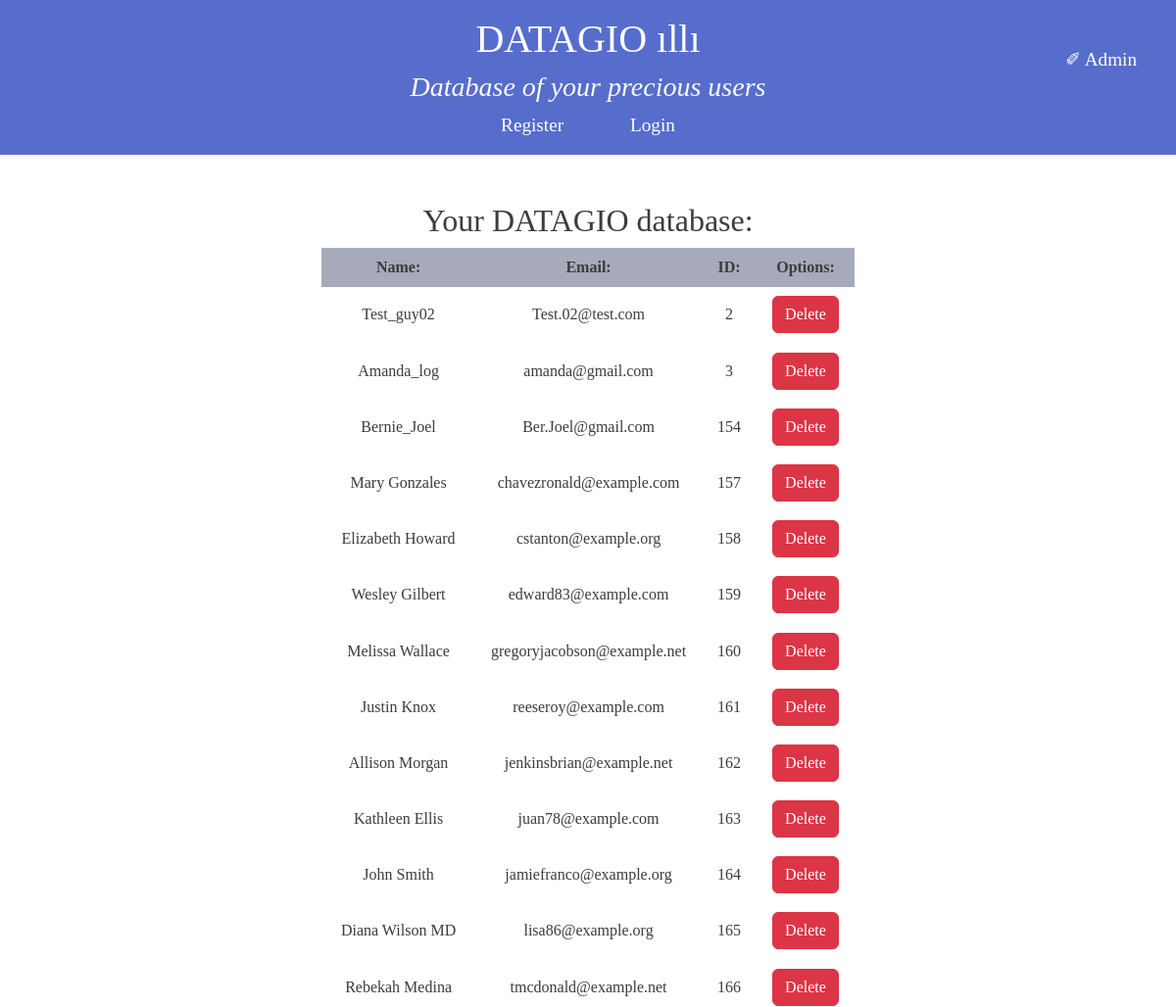
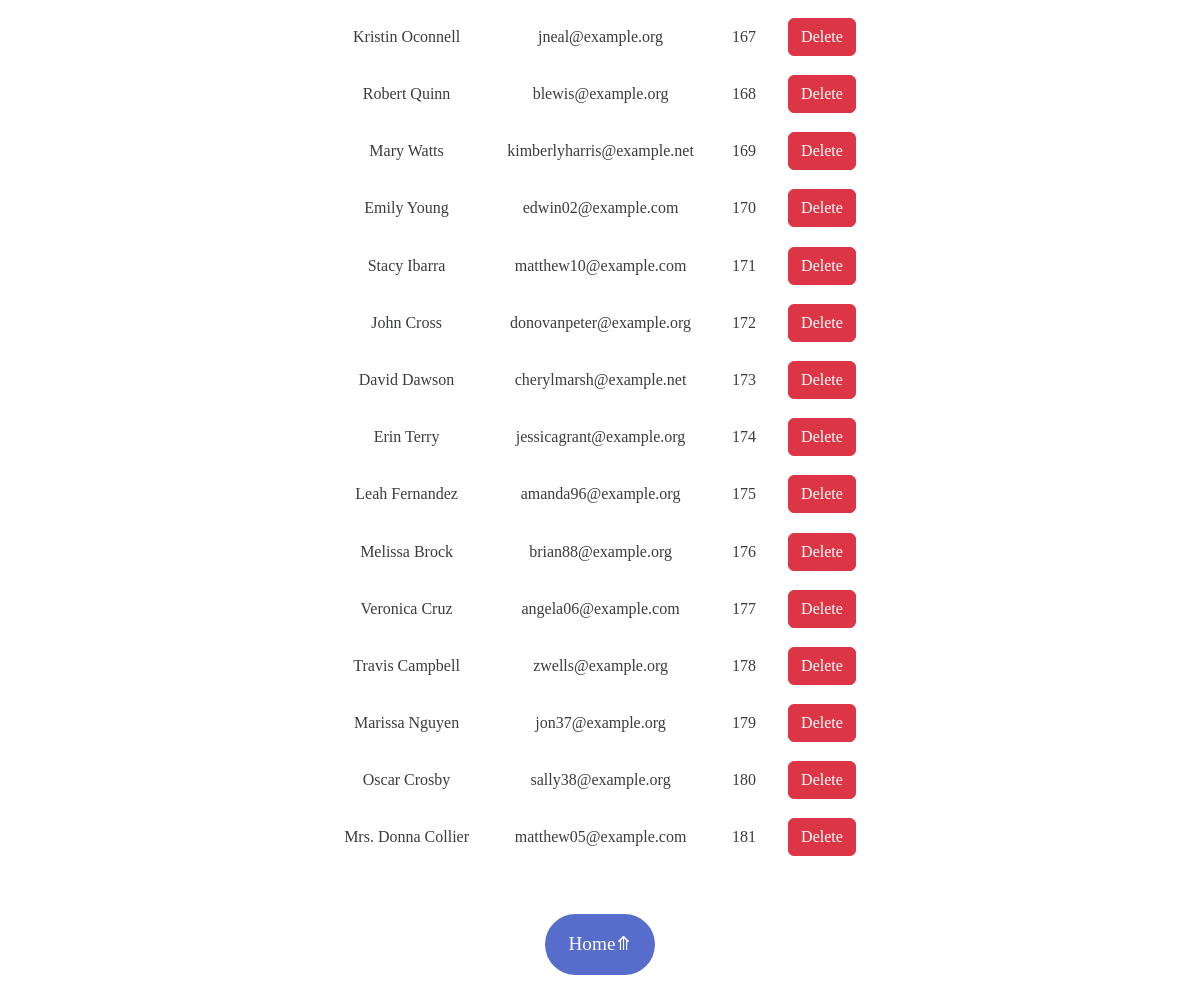
Before: /user/users/ with the older database file (2 pictures, top to bottom).
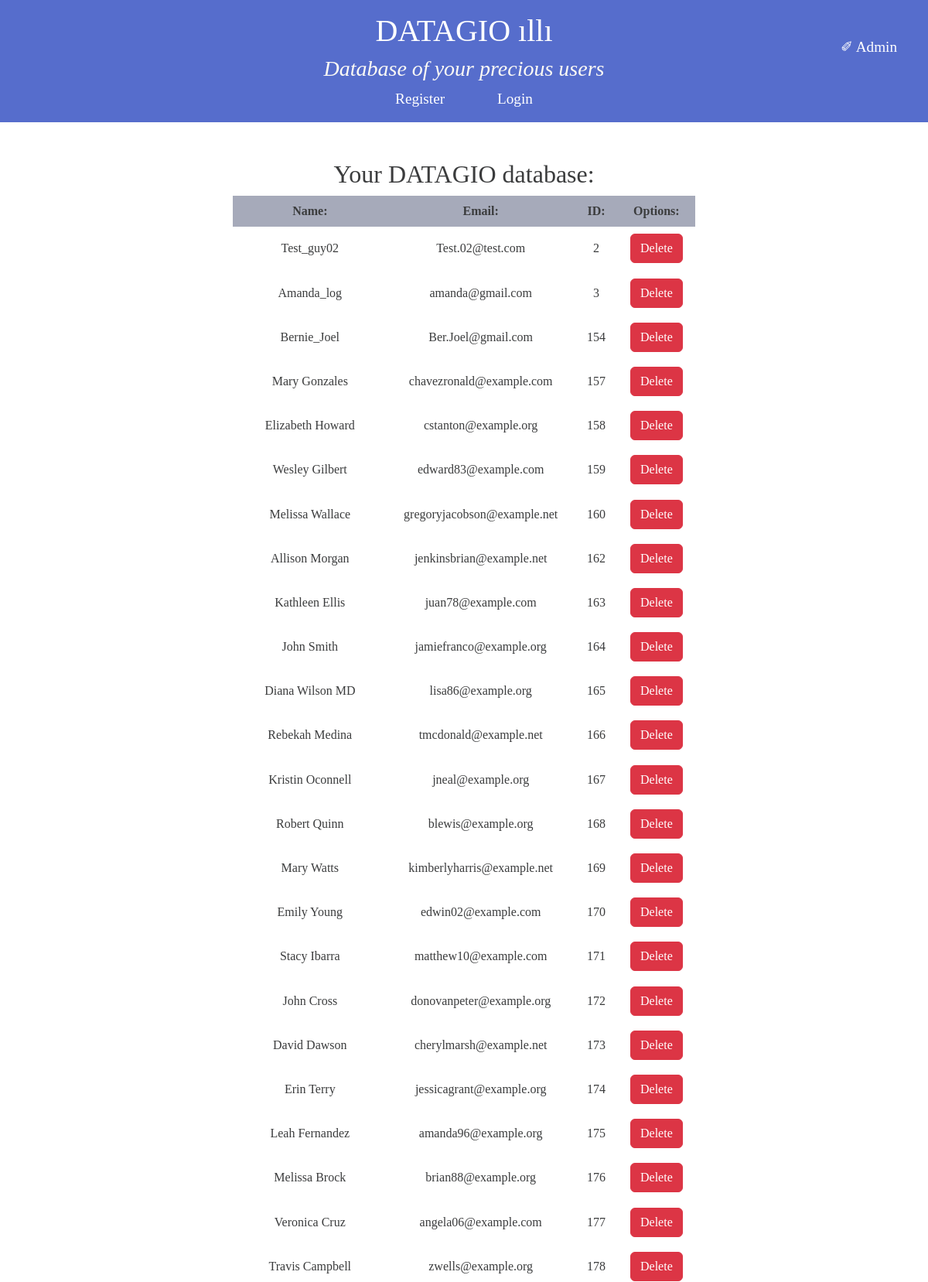
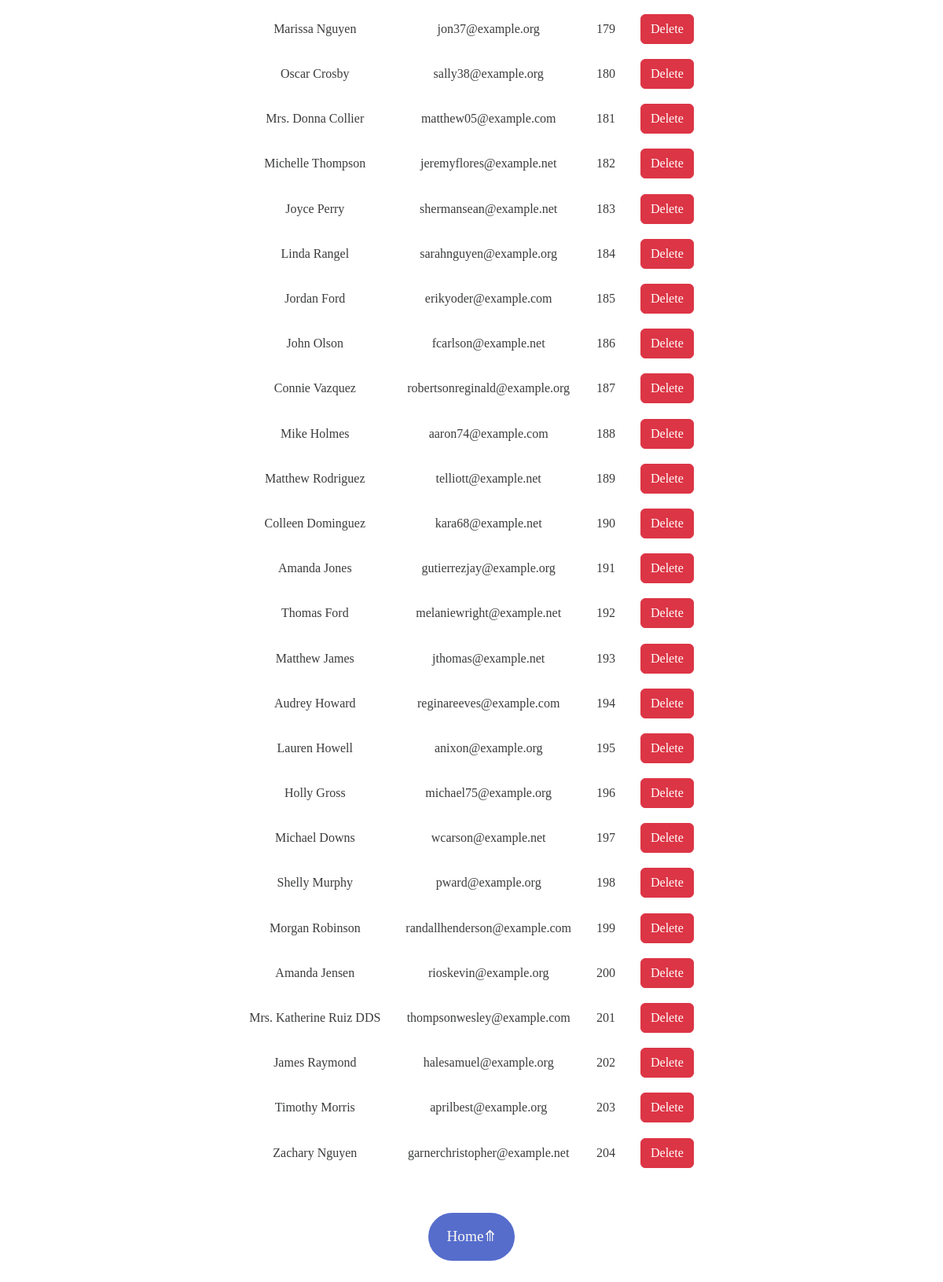
After: the same page with the newer database file (2 pictures, top to bottom).
### user_app/models.py (models this page shows, shortened)
class UserProfileInfo(models.Model):
    user = models.OneToOneField(User, on_delete=models.CASCADE)
    personal_site = models.URLField(blank=True)
    profile_pic = models.ImageField(upload_to='profile_pic', blank=True)

### user_app/views.py (the view)
# urls.py: path('users/', views.users_data, name='users_data'),
def users_data(request):
    user_profiles = UserProfileInfo.objects.all()
    return render(request, 'user_app/userprofileinfo_list.html', {'UserProfileInfo': user_profiles})

### templates/user_app/userprofileinfo_list.html
{% extends 'user_app/base.html' %}
{% block body_block %}
<main>
    <h2>Your DATAGIO database:</h2>
    <table>
        <thead>
            <tr>
                <th>Name:</th>
                <th>Email:</th>
                <th>ID:</th>
                <th>Options:</th>
            </tr>
        </thead>
        <tbody>
            {% for person in UserProfileInfo %}
            <tr>
                <td>{{ person.user.username }}</td>
                <td>{{ person.user.email }}</td>
                <td>{{ person.user_id }}</td>
                <td> <a class="btn btn-danger" href="{% url 'user_app:delete' pk=person.pk %}">Delete</a></td>
            </tr>
            {% endfor %}
        </tbody>
    </table>
</main>
<button ><a class="home_btn" href="{% url 'index' %}">Home⤊</a></button>
{% endblock %}

### templates/user_app/base.html (shortened to what this page needs)
<!doctype html>
{% load static %}
<html lang="en">
<head>
    <link rel="stylesheet" href="{% static "css/style.css" %}"/>
       <link href="https://cdn.jsdelivr.net/npm/bootstrap@5.3.2/dist/css/bootstrap.min.css" rel="stylesheet">
</head>
<body>
    <header>
        <a class="text-white text-decoration-none" href="{% url 'index' %}"><h1>DATAGIO ıllı </h1></a>
        <h3><em>Database of your precious users</em></h3>
        <a class="text-white text-decoration-none hover-effect admin_link" href="{% url 'admin:index' %}" >✐ Admin </a>
        <a  class="user_task text-white text-white text-decoration-none hover-effect" href="{% url 'user_app:register' %}">Register</a>
        {% if user.is_authenticated %}
            <a class="user_task text-white text-decoration-none hover-effect" href="{% url 'logout' %}">Logout</a>
        {% else %}
        <a class="user_task text-white text-decoration-none" href="{% url 'user_app:user_login' %}">Login</a>
        {% endif %}
    </header>
    {% block body_block %}
    {% endblock %}
</body>
</html>

### static/css/style.css (style rules this page uses)
* { font-family: Verdana; text-align: center; }
body { margin: 0; padding: 0; }
header { margin: 0; padding: 1em 0 ; background: #566dcc; color: #fcfaf5; }
main { margin: 3rem 0; color: #3b3c3d; }
table { margin: 0 auto; text-align: center; }
thead { background: #a6aaba; }
th { padding: 0.5rem 1rem; }
td { padding: 0.6rem 1rem; border: 2px solid #dcdfe8; }
button { border:none; color: #fcfaf5; background:#566dcc; border-radius: 55px 55px 55px 55px !important; padding: 1em 1.5em; }
.admin_link { position: absolute; top: 47px; right: 40px; }
button a { font-size: 1.2rem; text-decoration: none; color: #fcfaf5; }
a { font-size: 1.2rem; text-decoration: none; color: #fcfaf5; }
.user_task { padding: 2rem; }
.home_btn { padding: 4rem 0; }

Changed rows visible on the page:
removed UserProfileInfo: user.username "Justin Knox", user.email "reeseroy@example.com", user_id "161"
added UserProfileInfo: user.username "Michelle Thompson", user.email "jeremyflores@example.net", user_id "182"
added UserProfileInfo: user.username "Joyce Perry", user.email "shermansean@example.net", user_id "183"
added UserProfileInfo: user.username "Linda Rangel", user.email "sarahnguyen@example.org", user_id "184"
added UserProfileInfo: user.username "Jordan Ford", user.email "erikyoder@example.com", user_id "185"
added UserProfileInfo: user.username "John Olson", user.email "fcarlson@example.net", user_id "186"
added UserProfileInfo: user.username "Connie Vazquez", user.email "robertsonreginald@example.org", user_id "187"
added UserProfileInfo: user.username "Mike Holmes", user.email "aaron74@example.com", user_id "188"
added UserProfileInfo: user.username "Matthew Rodriguez", user.email "telliott@example.net", user_id "189"
added UserProfileInfo: user.username "Colleen Dominguez", user.email "kara68@example.net", user_id "190"
added UserProfileInfo: user.username "Amanda Jones", user.email "gutierrezjay@example.org", user_id "191"
added UserProfileInfo: user.username "Thomas Ford", user.email "melaniewright@example.net", user_id "192"
added UserProfileInfo: user.username "Matthew James", user.email "jthomas@example.net", user_id "193"
added UserProfileInfo: user.username "Audrey Howard", user.email "reginareeves@example.com", user_id "194"
added UserProfileInfo: user.username "Lauren Howell", user.email "anixon@example.org", user_id "195"
added UserProfileInfo: user.username "Holly Gross", user.email "michael75@example.org", user_id "196"
added UserProfileInfo: user.username "Michael Downs", user.email "wcarson@example.net", user_id "197"
added UserProfileInfo: user.username "Shelly Murphy", user.email "pward@example.org", user_id "198"
added UserProfileInfo: user.username "Morgan Robinson", user.email "randallhenderson@example.com", user_id "199"
added UserProfileInfo: user.username "Amanda Jensen", user.email "rioskevin@example.org", user_id "200"
added UserProfileInfo: user.username "Mrs. Katherine Ruiz DDS", user.email "thompsonwesley@example.com", user_id "201"
added UserProfileInfo: user.username "James Raymond", user.email "halesamuel@example.org", user_id "202"
added UserProfileInfo: user.username "Timothy Morris", user.email "aprilbest@example.org", user_id "203"
added UserProfileInfo: user.username "Zachary Nguyen", user.email "garnerchristopher@example.net", user_id "204"
